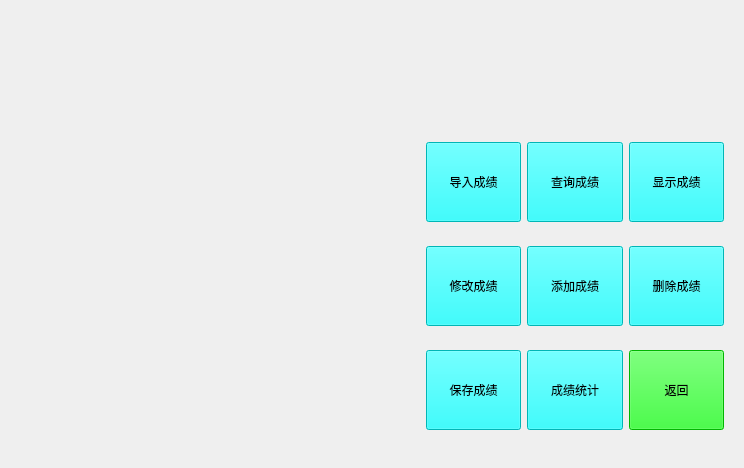
<?xml version="1.0" encoding="UTF-8"?>
<ui version="4.0">
 <class>Pattern</class>
 <widget class="QWidget" name="Pattern">
  <property name="geometry">
   <rect>
    <x>0</x>
    <y>0</y>
    <width>744</width>
    <height>468</height>
   </rect>
  </property>
  <property name="windowTitle">
   <string>Form</string>
  </property>
  <layout class="QGridLayout" name="gridLayout_2">
   <item row="0" column="0">
    <widget class="QWidget" name="widget_2" native="true">
     <property name="minimumSize">
      <size>
       <width>400</width>
       <height>0</height>
      </size>
     </property>
     <property name="maximumSize">
      <size>
       <width>400</width>
       <height>16777215</height>
      </size>
     </property>
    </widget>
   </item>
   <item row="0" column="1">
    <widget class="QWidget" name="widget" native="true">
     <layout class="QGridLayout" name="gridLayout">
      <item row="3" column="1">
       <widget class="QPushButton" name="pushButton_8">
        <property name="minimumSize">
         <size>
          <width>0</width>
          <height>80</height>
         </size>
        </property>
        <property name="maximumSize">
         <size>
          <width>16777215</width>
          <height>80</height>
         </size>
        </property>
        <property name="styleSheet">
         <string notr="true">background-color: rgb(0, 255, 255);
font: 14pt &quot;黑体&quot;;</string>
        </property>
        <property name="text">
         <string>成绩统计</string>
        </property>
       </widget>
      </item>
      <item row="3" column="2">
       <widget class="QPushButton" name="pushButton_9">
        <property name="minimumSize">
         <size>
          <width>0</width>
          <height>80</height>
         </size>
        </property>
        <property name="maximumSize">
         <size>
          <width>16777215</width>
          <height>80</height>
         </size>
        </property>
        <property name="styleSheet">
         <string notr="true">background-color: rgb(0, 255, 0);
font: 14pt &quot;黑体&quot;;</string>
        </property>
        <property name="text">
         <string>返回</string>
        </property>
       </widget>
      </item>
      <item row="1" column="0">
       <widget class="QPushButton" name="pushButton">
        <property name="minimumSize">
         <size>
          <width>0</width>
          <height>80</height>
         </size>
        </property>
        <property name="maximumSize">
         <size>
          <width>16777215</width>
          <height>80</height>
         </size>
        </property>
        <property name="styleSheet">
         <string notr="true">background-color: rgb(0, 255, 255);
font: 14pt &quot;黑体&quot;;</string>
        </property>
        <property name="text">
         <string>导入成绩</string>
        </property>
       </widget>
      </item>
      <item row="1" column="1">
       <widget class="QPushButton" name="pushButton_2">
        <property name="minimumSize">
         <size>
          <width>0</width>
          <height>80</height>
         </size>
        </property>
        <property name="maximumSize">
         <size>
          <width>16777215</width>
          <height>80</height>
         </size>
        </property>
        <property name="styleSheet">
         <string notr="true">background-color: rgb(0, 255, 255);
font: 14pt &quot;黑体&quot;;</string>
        </property>
        <property name="text">
         <string>查询成绩</string>
        </property>
       </widget>
      </item>
      <item row="2" column="1">
       <widget class="QPushButton" name="pushButton_5">
        <property name="minimumSize">
         <size>
          <width>0</width>
          <height>80</height>
         </size>
        </property>
        <property name="maximumSize">
         <size>
          <width>16777215</width>
          <height>80</height>
         </size>
        </property>
        <property name="styleSheet">
         <string notr="true">background-color: rgb(0, 255, 255);
font: 14pt &quot;黑体&quot;;</string>
        </property>
        <property name="text">
         <string>添加成绩</string>
        </property>
       </widget>
      </item>
      <item row="2" column="2">
       <widget class="QPushButton" name="pushButton_6">
        <property name="minimumSize">
         <size>
          <width>0</width>
          <height>80</height>
         </size>
        </property>
        <property name="maximumSize">
         <size>
          <width>16777215</width>
          <height>80</height>
         </size>
        </property>
        <property name="styleSheet">
         <string notr="true">background-color: rgb(0, 255, 255);
font: 14pt &quot;黑体&quot;;</string>
        </property>
        <property name="text">
         <string>删除成绩</string>
        </property>
       </widget>
      </item>
      <item row="3" column="0">
       <widget class="QPushButton" name="pushButton_7">
        <property name="minimumSize">
         <size>
          <width>0</width>
          <height>80</height>
         </size>
        </property>
        <property name="maximumSize">
         <size>
          <width>16777215</width>
          <height>80</height>
         </size>
        </property>
        <property name="styleSheet">
         <string notr="true">background-color: rgb(0, 255, 255);
font: 14pt &quot;黑体&quot;;</string>
        </property>
        <property name="text">
         <string>保存成绩</string>
        </property>
       </widget>
      </item>
      <item row="2" column="0">
       <widget class="QPushButton" name="pushButton_4">
        <property name="minimumSize">
         <size>
          <width>0</width>
          <height>80</height>
         </size>
        </property>
        <property name="maximumSize">
         <size>
          <width>16777215</width>
          <height>80</height>
         </size>
        </property>
        <property name="styleSheet">
         <string notr="true">background-color: rgb(0, 255, 255);
font: 14pt &quot;黑体&quot;;</string>
        </property>
        <property name="text">
         <string>修改成绩</string>
        </property>
       </widget>
      </item>
      <item row="1" column="2">
       <widget class="QPushButton" name="pushButton_3">
        <property name="minimumSize">
         <size>
          <width>0</width>
          <height>80</height>
         </size>
        </property>
        <property name="maximumSize">
         <size>
          <width>16777215</width>
          <height>80</height>
         </size>
        </property>
        <property name="styleSheet">
         <string notr="true">background-color: rgb(0, 255, 255);
font: 14pt &quot;黑体&quot;;</string>
        </property>
        <property name="text">
         <string>显示成绩</string>
        </property>
       </widget>
      </item>
      <item row="0" column="1">
       <widget class="QLabel" name="label">
        <property name="maximumSize">
         <size>
          <width>16777215</width>
          <height>80</height>
         </size>
        </property>
        <property name="text">
         <string/>
        </property>
       </widget>
      </item>
     </layout>
    </widget>
   </item>
  </layout>
 </widget>
 <resources/>
 <connections/>
</ui>
